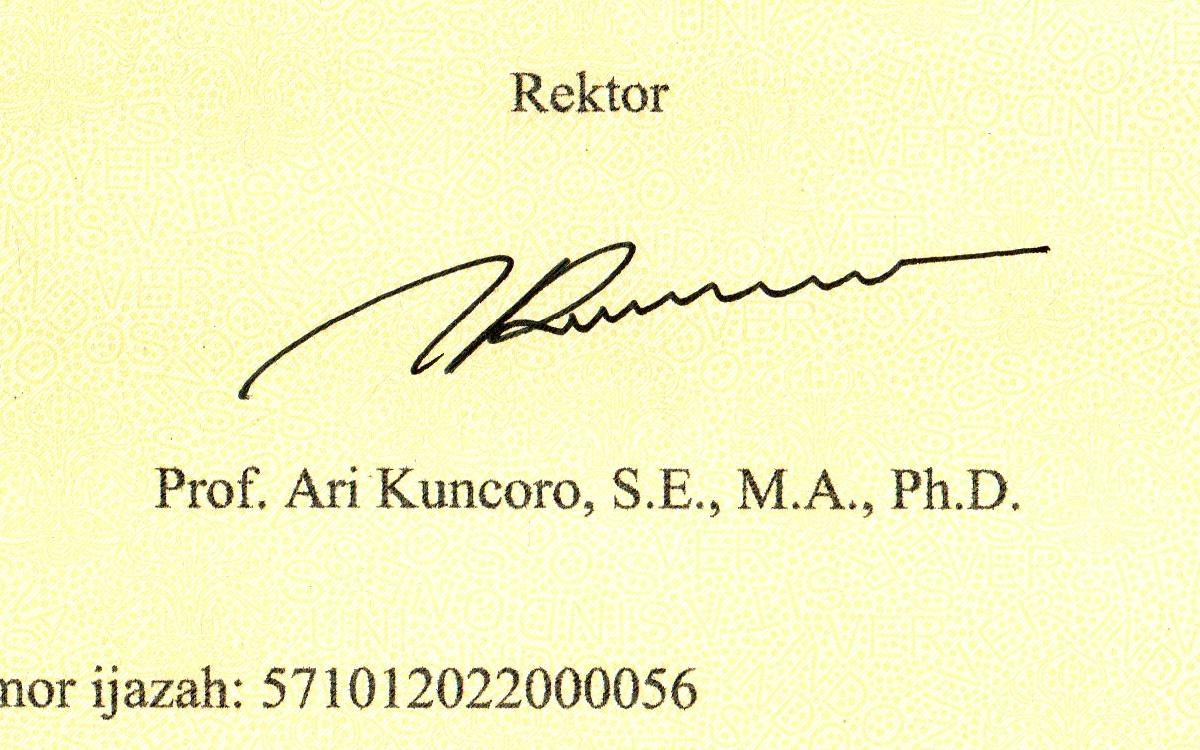
#> input picture Tugas_06/citra-digital6/dataset/cropped/01_HighQuality_Enhanced_signature_crop.jpg, 1200 x 750 px
$ python histogram.py
#> lines starting #> are read from the running program, lines starting #| are printed output that depends on the picture
import cv2
import matplotlib.pyplot as plt
from pathlib import Path

BASE_DIR = Path(__file__).resolve().parent.parent

input_dir = BASE_DIR / "dataset" / "cropped"
output_dir = BASE_DIR / "results" / "histogram"

output_dir.mkdir(parents=True, exist_ok=True)

image_files = [
    input_dir / "01_HighQuality_Enhanced_signature_crop.jpg",
    input_dir / "02_LowContrast_signature_crop.jpg",
    input_dir / "03_Blurred_signature_crop.jpg",
    input_dir / "04_HighNoise_signature_crop.jpg",
    input_dir / "05_LowResolution_Upsampled_signature_crop.jpg",
    input_dir / "06_Faded_Underexposed_signature_crop.jpg",
    input_dir / "07_ColorShift_WarmTint_signature_crop.jpg",
    input_dir / "08_JPEGCompression_Artifacts_signature_crop.jpg",
    input_dir / "09_CombinedDegradation_signature_crop.jpg",
]

for input_path in image_files:

    gray = cv2.imread(
        str(input_path),
        cv2.IMREAD_GRAYSCALE
    )
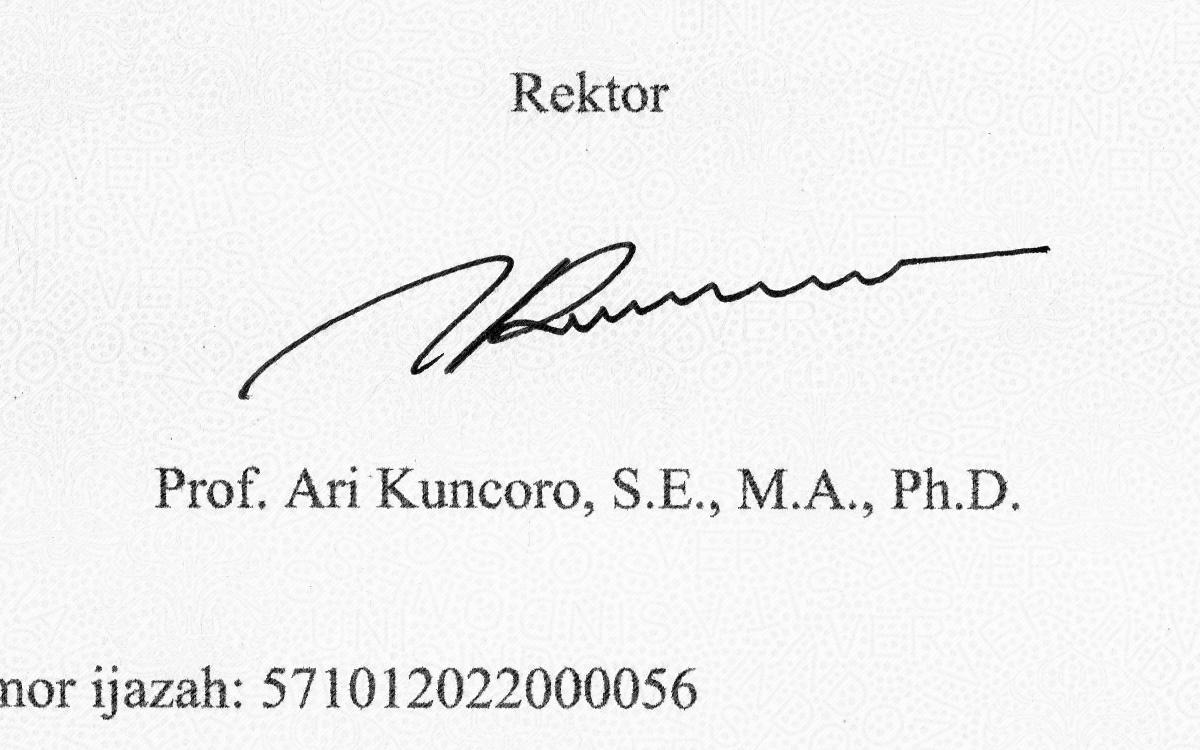
#> gray: shape (750, 1200); min 0, max 255, mean 240.8

    histogram = cv2.calcHist(
        [gray],
        [0],
        None,
        [256],
        [0, 256]
    )
#> histogram = 256 values, max 90190 at index 249, min 71 at index 1, mean 3515.6

    plt.figure(figsize=(8, 4))
    plt.plot(histogram)
    plt.xlim([0, 256])
    plt.xlabel("Intensitas Piksel")
    plt.ylabel("Jumlah Piksel")
    plt.title(f"Histogram - {input_path.stem}")
    plt.tight_layout()

    output_path = (
        output_dir /
        f"{input_path.stem}_histogram.png"
    )

    plt.savefig(output_path)
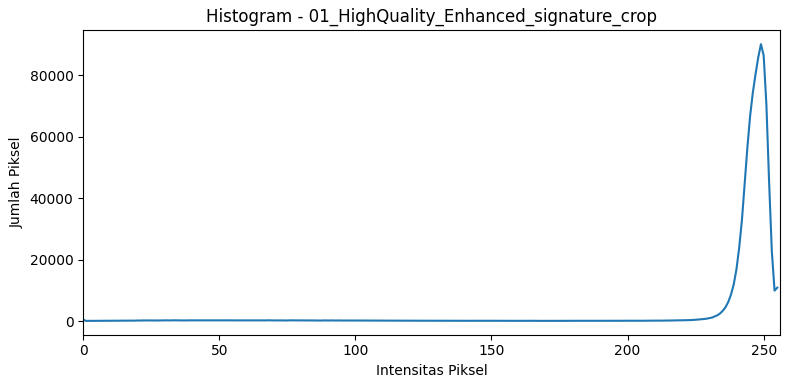
#> figure drawn by matplotlib, 1 panel; curve peaks at x = 249, y = 90190
    plt.close()
#> pass 2 of the loop `for input_path in image_files:`:
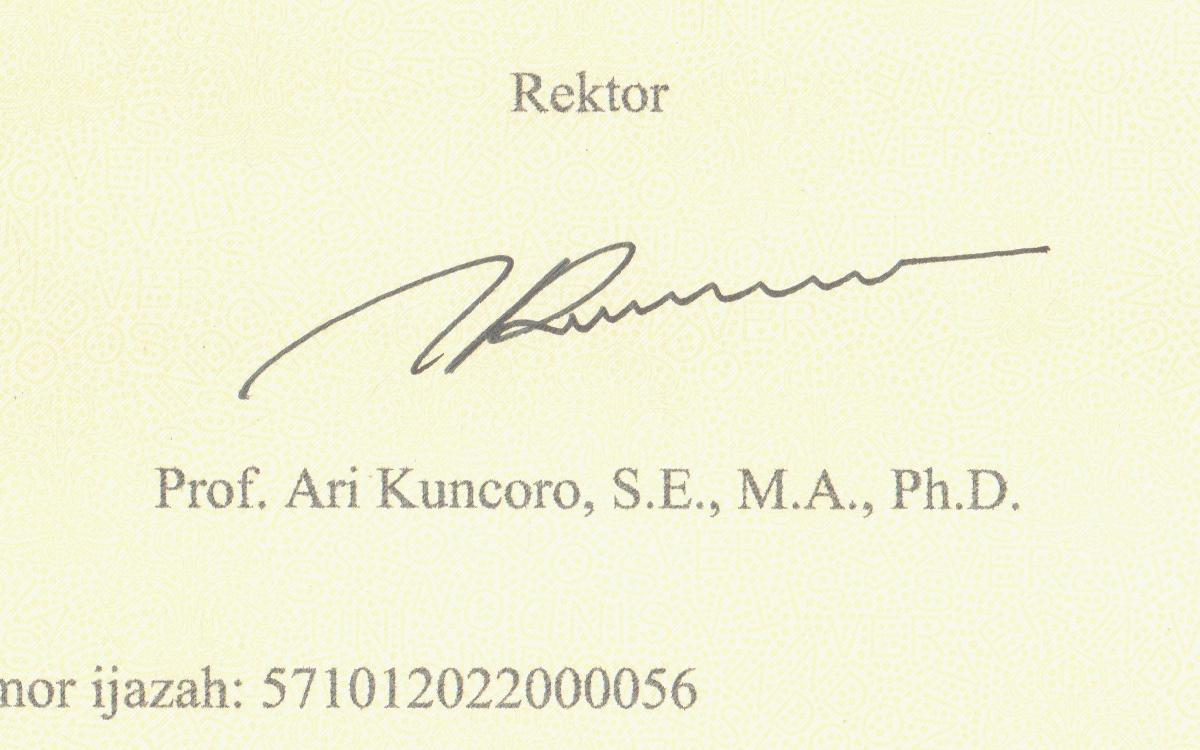
#> input picture Tugas_06/citra-digital6/dataset/cropped/02_LowContrast_signature_crop.jpg, 1200 x 750 px
#> `gray = cv2.imread( str(input_path), cv2.IMREAD_GRAYSCALE )`:
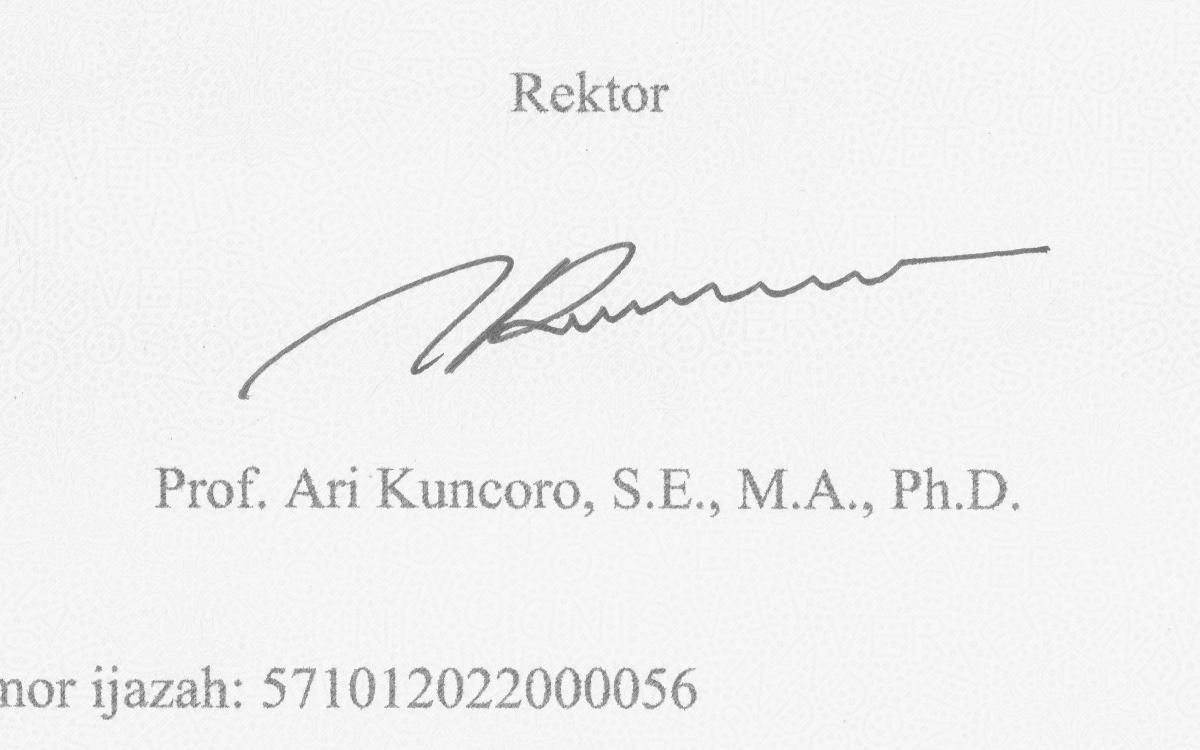
#> gray: shape (750, 1200); min 92, max 255, mean 241.2
#> histogram = 256 values, max 143561 at index 245, min 0 at index 0, mean 3515.6
#> `plt.savefig(output_path)`:
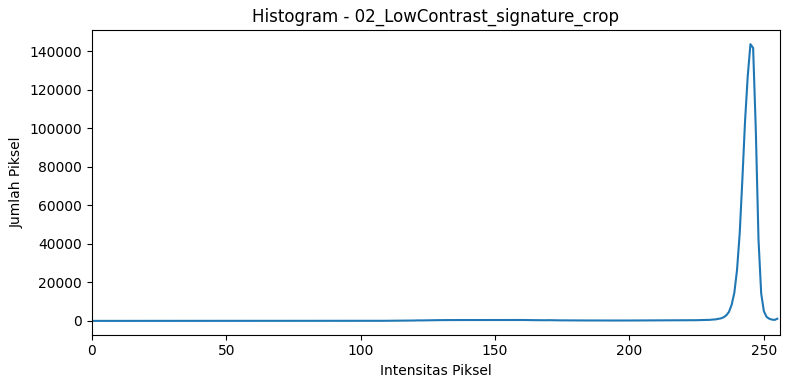
#> figure drawn by matplotlib, 1 panel; curve peaks at x = 245, y = 143561
#> pass 3 of the loop `for input_path in image_files:`:
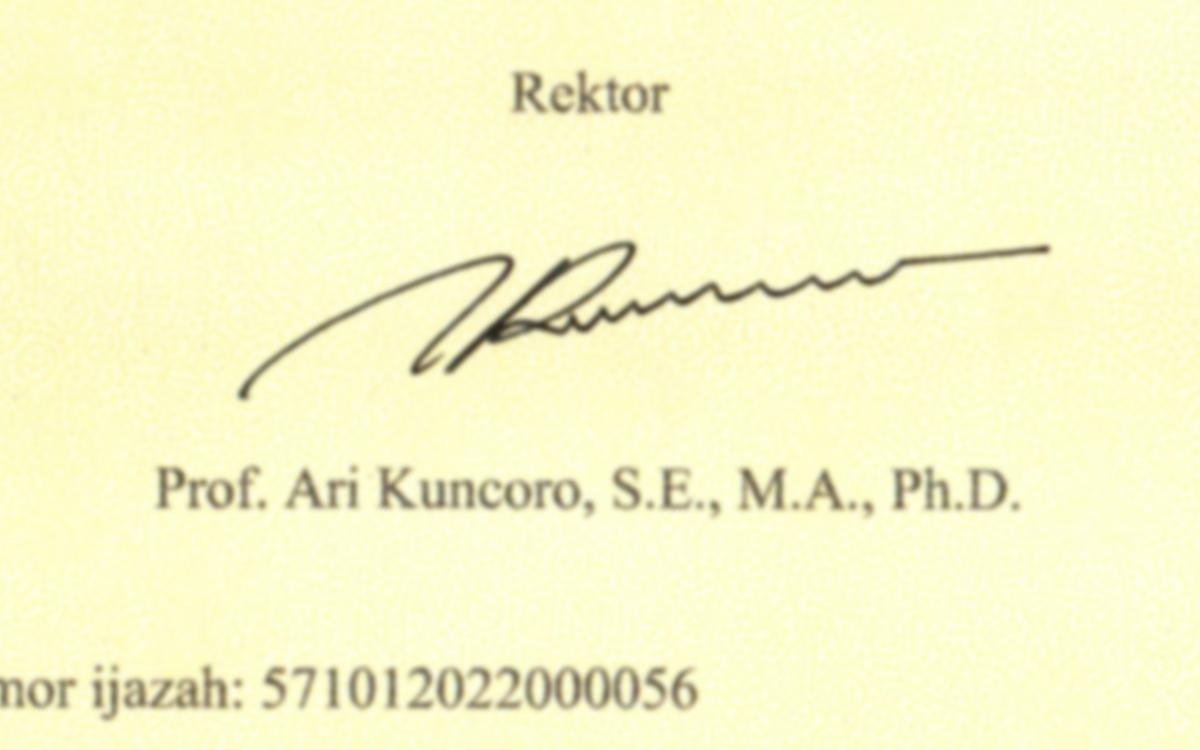
#> input picture Tugas_06/citra-digital6/dataset/cropped/03_Blurred_signature_crop.jpg, 1200 x 750 px
#> `gray = cv2.imread( str(input_path), cv2.IMREAD_GRAYSCALE )`:
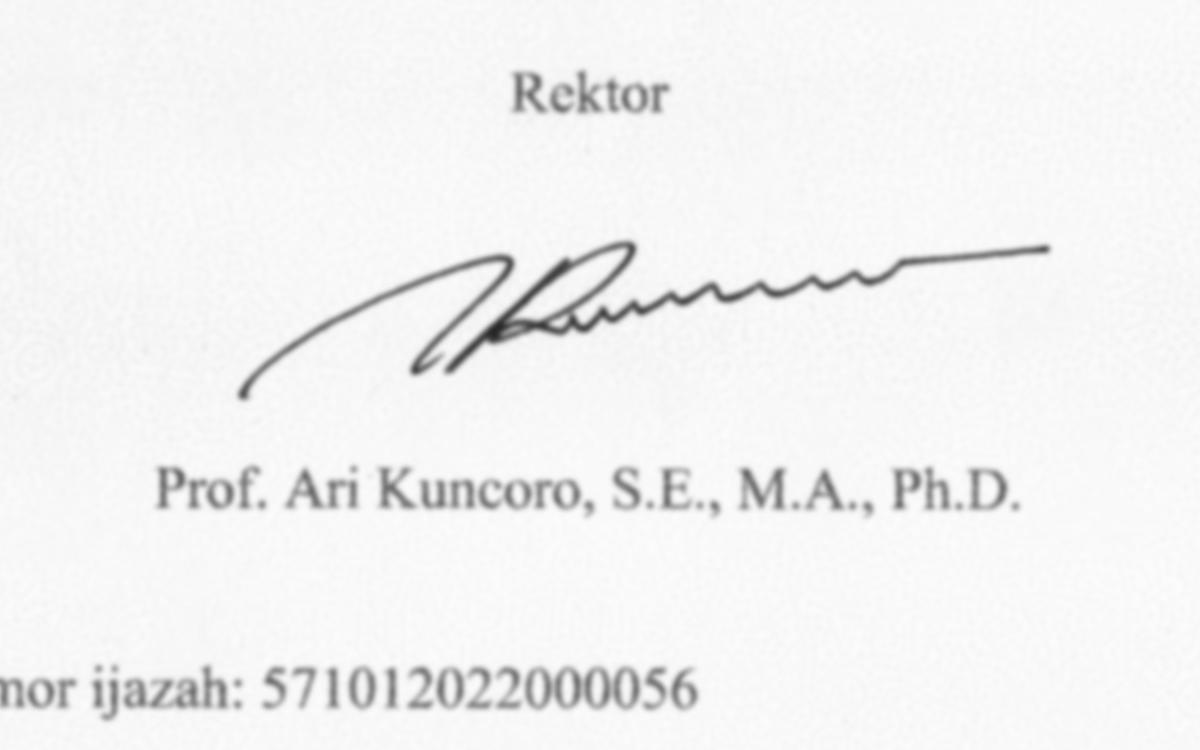
#> gray: shape (750, 1200); min 36, max 254, mean 242.5
#> histogram = 256 values, max 217690 at index 248, min 0 at index 0, mean 3515.6
#> `plt.savefig(output_path)`:
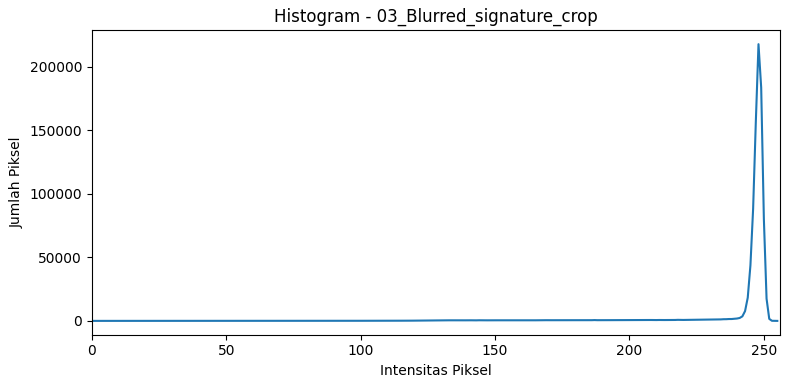
#> figure drawn by matplotlib, 1 panel; curve peaks at x = 248, y = 217690
#> the loop made 9 passes; the first 3 are shown
